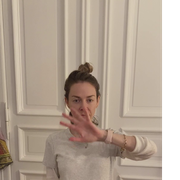
#> input picture _data/_bylabel/_train/0/vlcsnap-2020-12-03-15h51m53s018.png, 180 x 180 px, found by its file name; its folder holds only this picture in this run
$ jupyter execute --allow-errors pipeline.ipynb   (older library calls are emulated)
#> lines starting #> are read from the running program, lines starting #| are printed output that depends on the picture
[cell 1]
# Import libraries
from os import listdir
from os.path import isfile, join

from PIL import Image
import os, sys

import matplotlib.pyplot as plt
import numpy as np
import pandas as pd
from sklearn.model_selection import train_test_split

[cell 2]
# Form pipeline from list of directories
from pathlib import Path

snapshots_path = '_data/_snapshots'
snapshot_path = Path(snapshots_path)

# Create list of root shapshot directories
#> (the rest of this cell did not finish here and is left out)

[cell 3]
# Create 2 lists of name directories in _train and _test
train_names_path = snapshots_path + '/_train'
train_names = Path(train_names_path)
train_names_dir = os.listdir(train_names)
train_names_dir = sorted(train_names_dir[:])
train_names_dir = train_names_dir[1:]

test_names_path = snapshots_path + '/_test'
test_names = Path(test_names_path)
#> (the rest of this cell did not finish here and is left out)

[cell 4]
# Create list of NO TOUCH (0) image file paths for all directories in _train
train_names0 = []
for directory in train_names_dir:
    mypath = snapshots_path + '/_train/' + directory + '/0'

    snapshots = [directory + '/0/' + f for f in listdir(mypath) if isfile(join(mypath, f)) and (f[-3:] == 'png' or f[-4:] == 'jpeg')]
    train_names0 += snapshots
len(train_names0)

[cell 5]
# Create list of TOUCH (1) image file paths for all directories in _train
train_names1 = []
for directory in train_names_dir:
    mypath = snapshots_path + '/_train/' + directory + '/1'

    snapshots = [directory + '/1/' + f for f in listdir(mypath) if isfile(join(mypath, f)) and (f[-3:] == 'png' or f[-4:] == 'jpeg')]
    train_names1 += snapshots
len(train_names1)

[cell 6]
# Create list of NO TOUCH (0) image file paths for all directories in _test
test_names0 = []
#> (the rest of this cell did not finish here and is left out)

[cell 7]
# Create list of TOUCH (1) image file paths for all directories in _test
test_names1 = []
#> (the rest of this cell did not finish here and is left out)

#> (a cell that did not finish here is left out)

#> (a cell that did not finish here is left out)

#> (a cell that did not finish here is left out)

#> (a cell that did not finish here is left out)

[cell 12]
# Crop _train png (0) images to squares of: (0, 0, 1200, 1200)
# Resize images to: 180 x 180
path = snapshots_path + '/_train/'
box = (0, 0, 1200, 1200)

for item in train_names0:
    # Make person directory if not there
    parent_dir = '_data/_resized/_train/'
    first_dir = item.split('/')
    new_dir = first_dir[0] + '/0/'
    new_path = os.path.join(parent_dir, new_dir)
    if not os.path.exists(new_path):
        os.makedirs(new_path)

    # Crop, Resize and Save
    image = Image.open(path+item)
#> image is the input picture: PIL image 180x180 RGBA; mean R, G, B, A 156.7, 140.8, 125.8, 229.5
    cropped_image = image.crop(box)
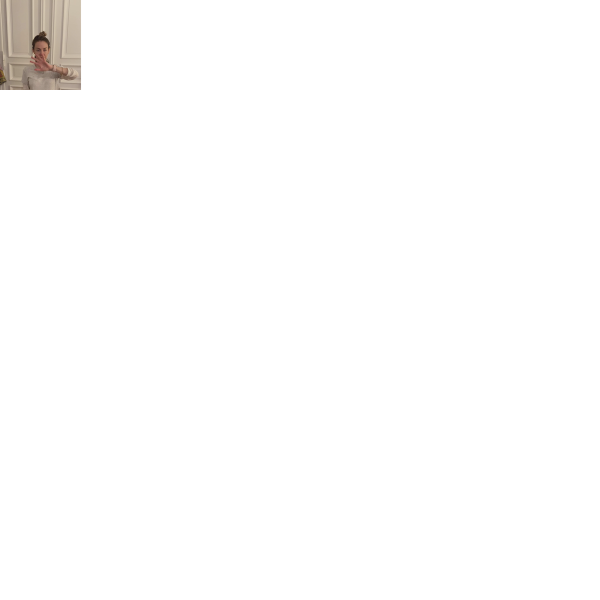
#> cropped_image: PIL image 1200x1200 RGBA (shown at 1/2 size); mean R, G, B, A 3.5, 3.2, 2.8, 5.2; transparent parts drawn white
    f, e = os.path.splitext(path+item)
    cropped_image = image.crop(box)
    resized_image = cropped_image.resize((180,180), Image.ANTIALIAS)
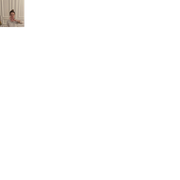
#> resized_image: PIL image 180x180 RGBA; mean R, G, B, A 4.1, 3.7, 3.3, 5.2; transparent parts drawn white
    resized_image.save('_data/_resized/_train/' + item[:-4] + '.png', 'PNG', quality=90)

[cell 13]
# Crop _train jpeg (1) images to squares of: (100, 300, 2800, 3000)
# Resize images to: 180 x 180 and save as png
path = snapshots_path + '/_train/'
box = (100, 300, 2800, 3000)

for item in train_names1:
    # Make person directory if not there
    parent_dir = '_data/_resized/_train/'
    first_dir = item.split('/')
    new_dir = first_dir[0] + '/1/'
    new_path = os.path.join(parent_dir, new_dir)
    if not os.path.exists(new_path):
        os.makedirs(new_path)

    # Crop, Resize and Save
    image = Image.open(path+item)
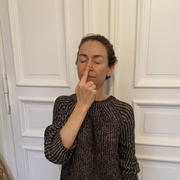
#> input picture _data/_bylabel/_train/1/IMG_0581.png, 180 x 180 px, found by its file name
#> image is the input picture: PIL image 180x180 RGB; mean R, G, B 167.3, 154.7, 142.8
    cropped_image = image.crop(box)
#> cropped_image: PIL image 2700x2700 RGB; every value is 0
    f, e = os.path.splitext(path+item)
    cropped_image = image.crop(box)
    resized_image = cropped_image.resize((180,180), Image.ANTIALIAS)
#> resized_image: PIL image 180x180 RGB; every value is 0
    resized_image.save('_data/_resized/_train/' + item[:-5] + '.png', 'PNG', quality=90)
